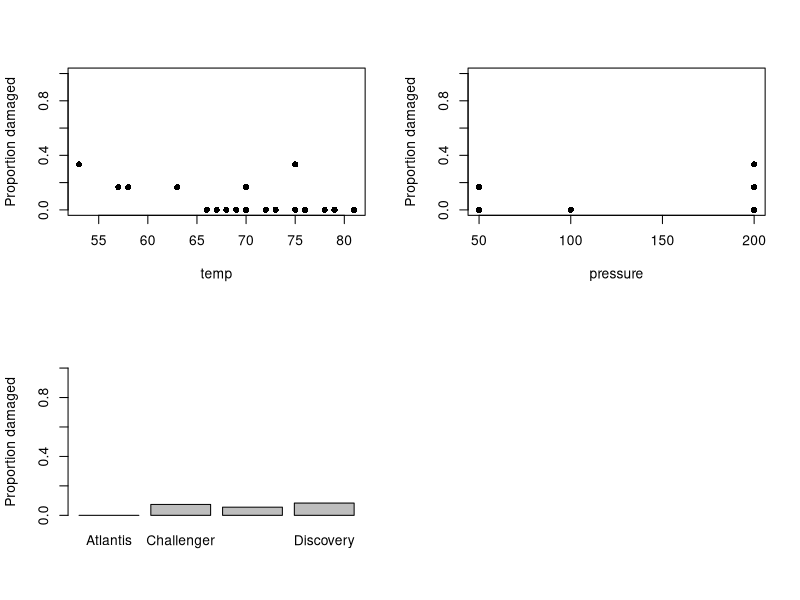
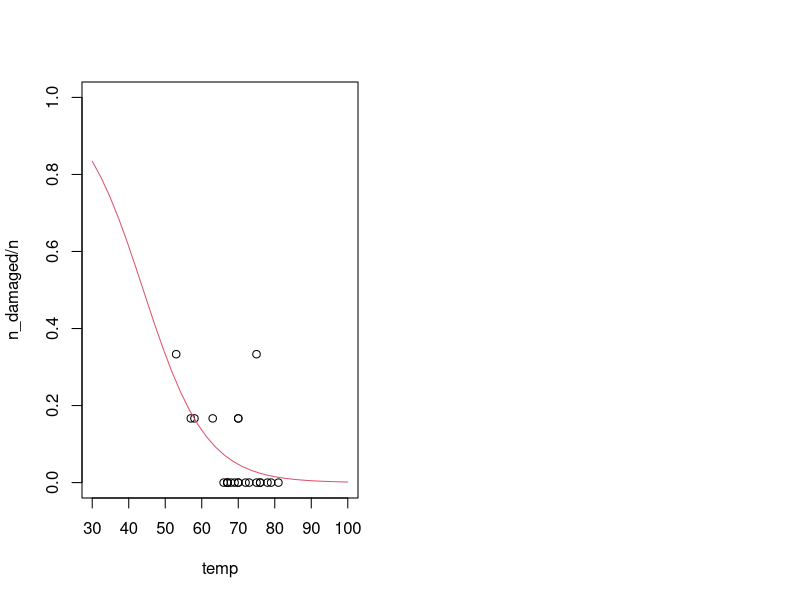

Generate these figures, in order, with R:

shuttle <- read.csv("../datasets/shuttle.csv") # Change the path, if needed
head(shuttle)

# Add a column to the data for the total number of O-rings on each shuttle.
shuttle$n <- rep(6, nrow(shuttle))

# Make plots of proportion of O-rings damaged against `temp`, `pressure` and `orbiter`.
par(mfrow = c(2, 2))
plot(n_damaged / n ~ temp, data = shuttle, pch = 16, ylim = c(0, 1), ylab = "Proportion damaged")
plot(n_damaged / n ~ pressure, data = shuttle, pch = 16, ylim = c(0, 1), ylab = "Proportion damaged")
shuttle_props <- aggregate(n_damaged / n ~ orbiter, data = shuttle, FUN = mean)
barplot(shuttle_props$`n_damaged/n`, names.arg = shuttle_props$orbiter, ylim = c(0, 1), ylab = "Proportion damaged")
par(mfrow = c(1, 2))

# Fit a logistic regression of proportion of damaged O-rings against `temp`, `pressure` and `orbiter`.
shuttle_glm1 <- glm((n_damaged / n) ~ temp + pressure + orbiter, data = shuttle, family = binomial, weights = n)

summary(shuttle_glm1)

# Conduct likelihood ratio tests for the presence of each explanatory variable.
anova(shuttle_glm1, test = "LRT")

# So we should keep `temp` in the model, but we do not need other variables.

# Fit a logistic regression on `temp`.
shuttle_glm2 <- glm((n_damaged / n) ~ temp, data = shuttle, family = binomial, weights = n)
summary(shuttle_glm2)

# Fit a logistic regression with an linear predictor which is quadratic in `temp`.
shuttle_glm3 <- glm((n_damaged / n) ~ temp + I(temp^2), data = shuttle, family = binomial, weights = n)

summary(shuttle_glm3)

# The coefficient for `I(temp^2)` is not required in the model, so prefer `shuttle_glm2`.

# Predict the probability of O-ring failure at 31F.
newdata <- data.frame(temp = 31)
pred_glm2 <- predict(shuttle_glm2, newdata = newdata, type = "response", se.fit = TRUE)
pred_glm2
# The predicted probability of O-ring failure at 31F is 0.82.

# Find a asymptotic 95% confindence interval for the probability of O-ring failure at 31F.
CI <- c(pred_glm2$fit - qnorm(0.975) * pred_glm2$se.fit, 
        pred_glm2$fit + qnorm(0.975) * pred_glm2$se.fit)
CI

# The upper limit of the confidence interval is greater than 1, which is not sensible.

# Predict the linear predictor at 31F.
pred_glm2_eta <- predict(shuttle_glm2, newdata = newdata, se.fit = TRUE)
pred_glm2_eta

# Find a confidence interval for the linear predictor at 31F.
CI_eta <- c(pred_glm2_eta$fit - qnorm(0.975) * pred_glm2_eta$se.fit, 
            pred_glm2_eta$fit + qnorm(0.975) * pred_glm2_eta$se.fit)
CI_eta

# To find the predicted probability, apply the inverse of the logit link.
# We have g(x) = log(x / 1 - x)
# So g^{-1}(x) = exp(x) / (1 + exp(x)) 
exp(pred_glm2_eta$fit) / (1 + exp(pred_glm2_eta$fit))
# The predicted probability of O-ring failure is 0.82, as before.

exp(CI_eta) / (1 + exp(CI_eta))
# This is different from previous confidence interval.
# The new confidence interval is more sensible than the previous one, as the upper limit is less than one.

# Plot proportion of O-rings damaged against temp, with a fitted probability curve added.
newdata <- data.frame(temp = seq(30, 100, length = 30))
plot(n_damaged / n ~ temp, data = shuttle, ylim = c(0, 1), xlim = c(30, 100))
lines(newdata$temp, predict(shuttle_glm2, newdata = newdata, type = "response"), col = 2)
